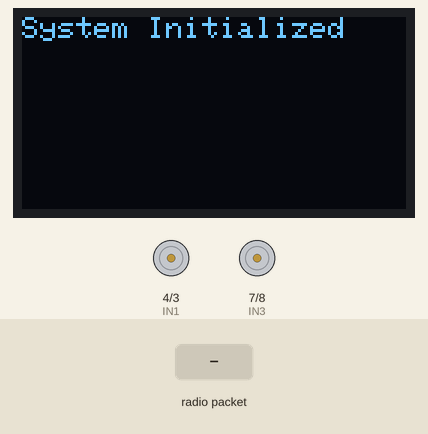
This sketch was run on a simulated Arduino Uno, built with avr-gcc and run on an emulated ATmega328P. Shown: 128×64 one-colour display, motor-driver pin pairs drawn as motors (green arrow = first pin HIGH = forward, orange = second pin HIGH = backward, longer = more drive, scaled by the enable pin). Inputs (shaded band) come from the test bench. No radio packets arrive unless stated; what the sketch prints to the serial monitor is not drawn.

Above: at 1.2 s.
1.3 s: radio packet "up" arrives
At 2.3 s:
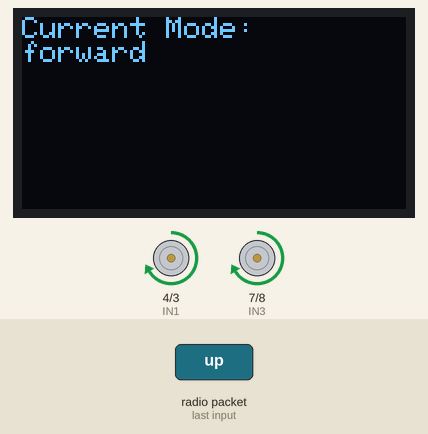
2.8 s: radio packet "down" arrives
At 3.5 s:
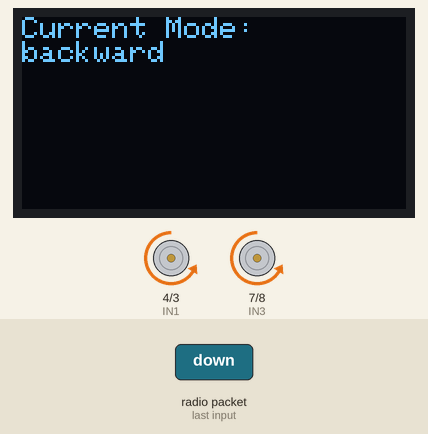
4.3 s: radio packet "left" arrives
At 5.5 s:
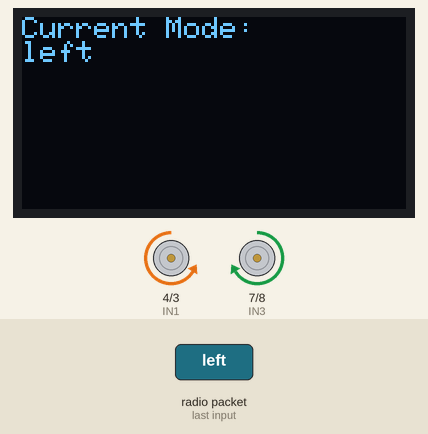
5.8 s: radio packet "right" arrives
At 6.9 s:
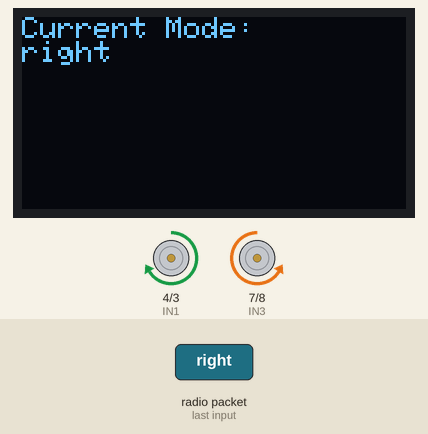
7.3 s: radio packet "1" arrives
At 8.1 s:
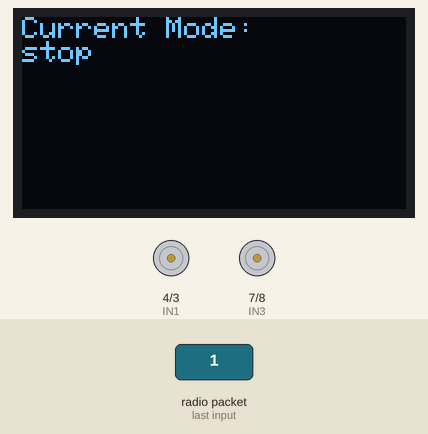
Timing chart, 0 to 9.8 s (numbered marks = the images above; inputs shaded):
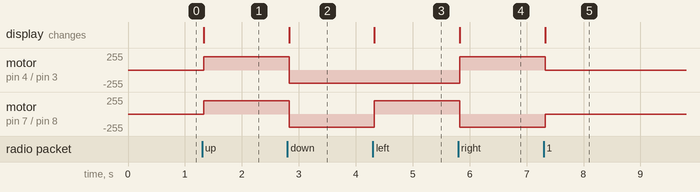

Measured:
- after the input at 1.3 s, motor on pin 4 (IN1) / pin 3 (IN2), motor on pin 7 (IN3) / pin 8 (IN4): stopped → forward 200/255 at once; the display: changes at once (image 1)
- after the input at 2.8 s, motor on pin 4 (IN1) / pin 3 (IN2), motor on pin 7 (IN3) / pin 8 (IN4): forward 200/255 → backward 200/255 at once; the display: changes at once (image 2)
- after the input at 4.3 s, motor on pin 7 (IN3) / pin 8 (IN4): backward 200/255 → forward 200/255 at once; the display: changes at once (image 3)
- after the input at 5.8 s, motor on pin 4 (IN1) / pin 3 (IN2): backward 200/255 → forward 200/255 at once; motor on pin 7 (IN3) / pin 8 (IN4): forward 200/255 → backward 200/255 at once; the display: changes at once (image 4)
- after the input at 7.3 s, motor on pin 4 (IN1) / pin 3 (IN2): forward 200/255 → stopped at once; motor on pin 7 (IN3) / pin 8 (IN4): backward 200/255 → stopped at once; the display: changes at once (image 5)

The sketch:

RCC06_Mode_Selection_Using_Mode_Button_Rx.ino
```cpp
#include <SPI.h>
#include <RF24.h>

#include <Wire.h>
#include <Adafruit_GFX.h>
#include <Adafruit_SSD1306.h>

// OLED config
#define SCREEN_WIDTH 128
#define SCREEN_HEIGHT 64
#define OLED_RESET -1
#define SCREEN_ADDRESS 0x3C ///< See datasheet for Address; 0x3D for 128x64, 0x3C for 128x32
Adafruit_SSD1306 display(SCREEN_WIDTH, SCREEN_HEIGHT, &Wire, OLED_RESET);

// -------------------- Motor Pins (given) --------------------
#define IN1 4   // Left motor forward
#define IN2 3   // Left motor backward
#define ENA 5   // Left motor PWM

#define IN3 7   // Right motor forward
#define IN4 8   // Right motor backward
#define ENB 6   // Right motor PWM

// -------------------- NRF24L01 Setup --------------------
#define CE_PIN A3
#define CSN_PIN A2
RF24 radio(CE_PIN, CSN_PIN);

// Must match transmitter’s address
//const byte address[6] = "00001";
const uint64_t pipe = 0xE8E8F0F0E1LL;

// -------------------- Motor Functions --------------------
void stopMotors() {
  digitalWrite(IN1, LOW);
  digitalWrite(IN2, LOW);
  analogWrite(ENA, 0);

  digitalWrite(IN3, LOW);
  digitalWrite(IN4, LOW);
  analogWrite(ENB, 0);
}

void forward() {
  digitalWrite(IN1, HIGH);
  digitalWrite(IN2, LOW);
  analogWrite(ENA, 200);

  digitalWrite(IN3, HIGH);
  digitalWrite(IN4, LOW);
  analogWrite(ENB, 200);
}

void backward() {
  digitalWrite(IN1, LOW);
  digitalWrite(IN2, HIGH);
  analogWrite(ENA, 200);

  digitalWrite(IN3, LOW);
  digitalWrite(IN4, HIGH);
  analogWrite(ENB, 200);
}

void left() {
  digitalWrite(IN1, LOW);
  digitalWrite(IN2, HIGH);
  analogWrite(ENA, 200);

  digitalWrite(IN3, HIGH);
  digitalWrite(IN4, LOW);
  analogWrite(ENB, 200);
}

void right() {
  digitalWrite(IN1, HIGH);
  digitalWrite(IN2, LOW);
  analogWrite(ENA, 200);

  digitalWrite(IN3, LOW);
  digitalWrite(IN4, HIGH);
  analogWrite(ENB, 200);
}

// -------------------- Setup --------------------
void setup() {
  Serial.begin(9600);

   /// SSD1306_SWITCHCAPVCC = generate display voltage from 3.3V internally
  if(!display.begin(SSD1306_SWITCHCAPVCC, SCREEN_ADDRESS)) {
    Serial.println(F("SSD1306 allocation failed"));
    for(;;); // Don't proceed, loop forever
  }

   display.clearDisplay();
  display.setTextSize(1);
  display.setTextColor(WHITE);
  display.setCursor(0,0);
  display.println("System Initialized");
  display.display();

  pinMode(IN1, OUTPUT);
  pinMode(IN2, OUTPUT);
  pinMode(ENA, OUTPUT);
  pinMode(IN3, OUTPUT);
  pinMode(IN4, OUTPUT);
  pinMode(ENB, OUTPUT);

  stopMotors();

  radio.begin();
  radio.openReadingPipe(0, pipe);
  radio.setPALevel(RF24_PA_LOW);
  radio.startListening();
}

// -------------------- Loop --------------------
void loop() {
  if (radio.available()) {
    char text[32] = "";
    radio.read(&text, sizeof(text));

    String cmd = String(text);
    cmd.toLowerCase();  // normalize

    Serial.print("Command: ");
    Serial.println(cmd);

    if (cmd.indexOf("up") == 0) {
      showText("forward");
      forward();
    } else if (cmd.indexOf("down") == 0) {
      showText("backward");
      backward();
    } else if (cmd.indexOf("left") == 0) {
      showText("left");
      left();
    } else if (cmd.indexOf("right") == 0) {
      showText("right");
      right();
    } else {
      showText("stop");
      stopMotors();
    }
  }
}

void showText(const char* text) {
    Serial.println(text);
    display.clearDisplay();
    display.setCursor(0, 0);
    display.println("Current Mode:");
    display.println(text);
    display.display();

}
```
